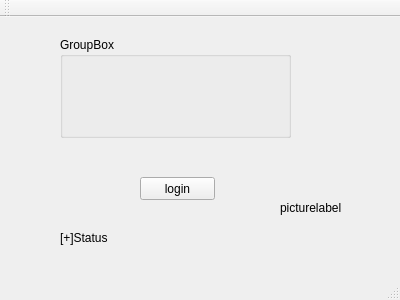
<?xml version="1.0" encoding="UTF-8"?>
<ui version="4.0">
 <class>Login</class>
 <widget class="QMainWindow" name="Login">
  <property name="geometry">
   <rect>
    <x>0</x>
    <y>0</y>
    <width>400</width>
    <height>300</height>
   </rect>
  </property>
  <property name="windowTitle">
   <string>Login</string>
  </property>
  <widget class="QWidget" name="centralWidget">
   <widget class="QLabel" name="label">
    <property name="geometry">
     <rect>
      <x>60</x>
      <y>200</y>
      <width>221</width>
      <height>41</height>
     </rect>
    </property>
    <property name="text">
     <string>[+]Status</string>
    </property>
   </widget>
   <widget class="QGroupBox" name="groupBox">
    <property name="geometry">
     <rect>
      <x>60</x>
      <y>20</y>
      <width>231</width>
      <height>101</height>
     </rect>
    </property>
    <property name="title">
     <string>GroupBox</string>
    </property>
    <widget class="QWidget" name="">
     <property name="geometry">
      <rect>
       <x>20</x>
       <y>20</y>
       <width>188</width>
       <height>22</height>
      </rect>
     </property>
     <layout class="QHBoxLayout" name="horizontalLayout">
      <item>
       <widget class="QLabel" name="label_2">
        <property name="text">
         <string>username</string>
        </property>
       </widget>
      </item>
      <item>
       <widget class="QLineEdit" name="lineEdit_username"/>
      </item>
     </layout>
    </widget>
    <widget class="QWidget" name="">
     <property name="geometry">
      <rect>
       <x>20</x>
       <y>50</y>
       <width>187</width>
       <height>22</height>
      </rect>
     </property>
     <layout class="QHBoxLayout" name="horizontalLayout_2">
      <item>
       <widget class="QLabel" name="label_3">
        <property name="text">
         <string>password</string>
        </property>
       </widget>
      </item>
      <item>
       <widget class="QLineEdit" name="lineEdit_Password">
        <property name="echoMode">
         <enum>QLineEdit::Password</enum>
        </property>
       </widget>
      </item>
     </layout>
    </widget>
   </widget>
   <widget class="QPushButton" name="pushButton">
    <property name="geometry">
     <rect>
      <x>140</x>
      <y>160</y>
      <width>75</width>
      <height>23</height>
     </rect>
    </property>
    <property name="text">
     <string>login</string>
    </property>
   </widget>
   <widget class="QLabel" name="label_pic">
    <property name="geometry">
     <rect>
      <x>280</x>
      <y>150</y>
      <width>91</width>
      <height>81</height>
     </rect>
    </property>
    <property name="text">
     <string>picturelabel</string>
    </property>
   </widget>
  </widget>
  <widget class="QMenuBar" name="menuBar">
   <property name="geometry">
    <rect>
     <x>0</x>
     <y>0</y>
     <width>400</width>
     <height>21</height>
    </rect>
   </property>
  </widget>
  <widget class="QToolBar" name="mainToolBar">
   <attribute name="toolBarArea">
    <enum>TopToolBarArea</enum>
   </attribute>
   <attribute name="toolBarBreak">
    <bool>false</bool>
   </attribute>
  </widget>
  <widget class="QStatusBar" name="statusBar"/>
 </widget>
 <layoutdefault spacing="6" margin="11"/>
 <resources/>
 <connections/>
</ui>
